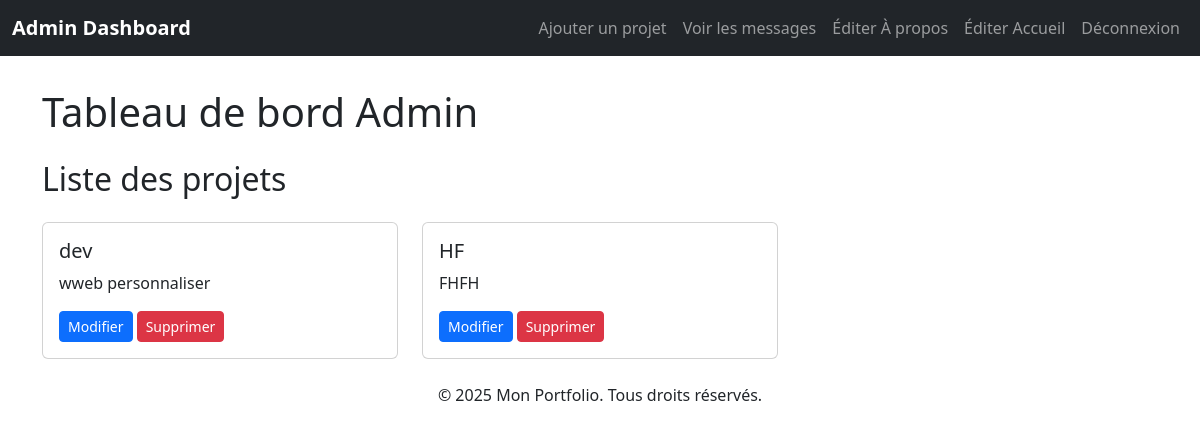
/admin/index.php (signed in), run on the app's committed database.
### tables this page shows
CREATE TABLE `projects` (
  `id` int(11) NOT NULL,
  `title` varchar(255) NOT NULL,
  `description` text NOT NULL,
  `image` varchar(255) DEFAULT NULL,
  `technologies` varchar(255) DEFAULT NULL,
  `project_link` varchar(255) DEFAULT NULL,
  `created_at` timestamp NOT NULL DEFAULT current_timestamp()
);

### admin/index.php (the view, shortened to what this page needs)
<?php
require_once '../includes/config.php';
?>
<!DOCTYPE html>
<html lang="fr">
<head>
    <link href="https://cdn.jsdelivr.net/npm/bootstrap@5.3.3/dist/css/bootstrap.min.css" rel="stylesheet">
</head>
<body>
    <nav class="navbar navbar-expand-lg navbar-dark bg-dark">
        <div class="container-fluid">
            <a class="navbar-brand" href="#">Admin Dashboard</a>
            <div class="collapse navbar-collapse" id="navbarNav">
                <ul class="navbar-nav ms-auto">
                    <li class="nav-item">
                        <a class="nav-link" href="add_project.php">Ajouter un projet</a>
                    </li>
                    <li class="nav-item">
                        <a class="nav-link" href="contacts.php">Voir les messages</a>
                    </li>
                    <li class="nav-item">
                        <a class="nav-link" href="edit_about.php">Éditer À propos</a>
                    </li>
                    <li class="nav-item">
                        <a class="nav-link" href="edit_index.php">Éditer Accueil</a>
                    </li>
                    <li class="nav-item">
                        <a class="nav-link" href="logout.php">Déconnexion</a>
                    </li>
                </ul>
            </div>
        </div>
    </nav>
    <div class="container content">
        <h1 class="my-4">Tableau de bord Admin</h1>
        <h2 class="mb-4">Liste des projets</h2>
        <div class="row">
            <?php
            $stmt = $pdo->query("SELECT * FROM projects ORDER BY created_at DESC");
            while ($row = $stmt->fetch(PDO::FETCH_ASSOC)) {
                ?>
                <div class="col-md-4">
                    <div class="card project-card">
                        <div class="card-body">
                            <h5 class="card-title"><?php echo htmlspecialchars($row['title']); ?></h5>
                            <p class="card-text"><?php echo htmlspecialchars($row['description']); ?></p>
                            <a href="edit_project.php?id=<?php echo $row['id']; ?>" class="btn btn-primary btn-sm">Modifier</a>
                            <a href="delete_project.php?id=<?php echo $row['id']; ?>" class="btn btn-danger btn-sm" onclick="return confirm('Êtes-vous sûr ?')">Supprimer</a>
                        </div>
                    </div>
                </div>
                <?php
            }
            ?>
        </div>
    </div>
    <?php include '../includes/footer.php'; ?>
</body>
</html>

### admin/index.php (style rules this page uses)
.project-card { margin-bottom: 1.5rem; }
.navbar-brand { font-weight: bold; }
.content { margin-top: 2rem; }

### data on the page
projects: title "dev", description "wweb personnaliser"
projects: title "HF", description "FHFH"
